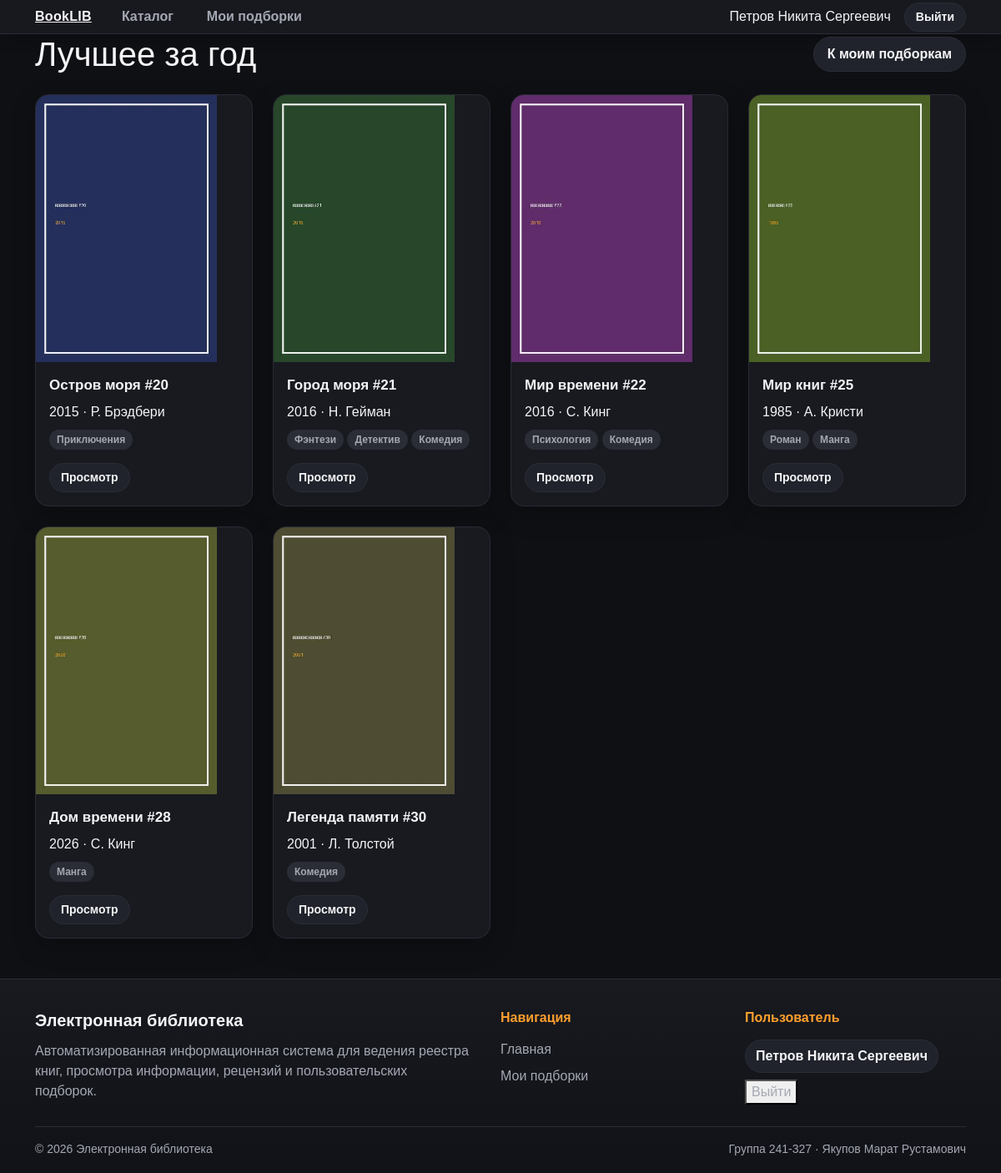
/collections/16/ (signed in), run on the app's committed database.
### users/models.py (models this page shows, shortened)
class Profile(models.Model):
    user = models.OneToOneField(
        User,
        on_delete=models.CASCADE
    )
    role = models.ForeignKey(
        Role,
        on_delete=models.CASCADE
    )
    middle_name = models.CharField(
        max_length=100,
        blank=True
    )

### collection/models.py (models this page shows, shortened)
class Collection(models.Model):
    title = models.CharField(
        max_length=255
    )
    user = models.ForeignKey(
        User,
        on_delete=models.CASCADE
    )
    books = models.ManyToManyField(
        Book,
        blank=True
    )

### books/models.py (models this page shows, shortened)
class Book(models.Model):
    title = models.CharField(max_length=255)
    description = models.TextField()
    year = models.IntegerField()
    publisher = models.CharField(max_length=255)
    author = models.CharField(max_length=255)
    pages = models.IntegerField()
    genres = models.ManyToManyField(
        Genre
    )
    created_at = models.DateTimeField(
        auto_now_add=True
    )

class Cover(models.Model):
    book = models.OneToOneField(
        Book,
        on_delete=models.CASCADE,
        related_name='cover'
    )
    image = models.ImageField(
        upload_to='covers/'
    )
    file_name = models.CharField(
        max_length=255
    )
    mime_type = models.CharField(
        max_length=100
    )
    md5_hash = models.CharField(
        max_length=32
    )

class Genre(models.Model):
    name = models.CharField(
        max_length=100,
        unique=True
    )

### collection/views.py (the view)
# urls.py: path('<int:pk>/', views.collection_detail, name='collection_detail'),
def collection_detail(request, pk):
    if not request.user.is_authenticated:
        return deny_no_login(request)
    if not is_regular_user(request.user):
        return deny_no_rights(request)
    collection = get_object_or_404(
        Collection.objects.prefetch_related('books__genres', 'books__cover'),
        pk=pk,
        user=request.user
    )
    return render(request, 'collection/collection_detail.html', {
        'collection': collection,
    })

### collection/views.py (called while the page is built)
def is_regular_user(user):
    return (
        user.is_authenticated
        and hasattr(user, 'profile')
        and user.profile.role.name == 'Пользователь'
    )

### collection/templates/collection/collection_detail.html (shortened to what this page needs)
{% extends 'base.html' %}
{% block content %}
<div class="d-flex justify-content-between align-items-center mb-4 flex-wrap gap-2">
    <h1 class="mb-0">{{ collection.title }}</h1>
    <a href="{% url 'my_collections' %}" class="btn btn-outline-light">К моим подборкам</a>
</div>
<div class="row g-4">
    {% for book in collection.books.all %}
        <div class="col-md-3">
            <div class="card-dark book-card h-100">
                {% if book.cover %}
                    <img src="{{ book.cover.image.url }}" class="book-cover" alt="{{ book.title }}">
                {% endif %}
                <div class="p-3">
                    <a href="{% url 'book_detail' book.pk %}" class="book-title">{{ book.title }}</a>
                    <div class="text-muted-custom mt-2">{{ book.year }} · {{ book.author }}</div>
                    <div class="mt-2">
                        {% for genre in book.genres.all %}
                            <span class="badge text-bg-secondary">{{ genre.name }}</span>
                        {% endfor %}
                    </div>
                    <div class="mt-3">
                        <a href="{% url 'book_detail' book.pk %}" class="btn btn-sm btn-outline-light">Просмотр</a>
                    </div>
                </div>
            </div>
        </div>
    {% empty %}
        <p>В этой подборке пока нет книг.</p>
    {% endfor %}
</div>
{% endblock %}

### templates/base.html (shortened to what this page needs)
{% load static %}
<!doctype html>
<html lang="ru">
<head>
    <link href="https://cdn.jsdelivr.net/npm/bootstrap@5.3.3/dist/css/bootstrap.min.css" rel="stylesheet">
    <link href="{% static 'css/main.css' %}" rel="stylesheet">
</head>
<body>
<header class="topbar">
    <div class="container d-flex align-items-center justify-content-between flex-wrap gap-3">
        <div class="d-flex align-items-center gap-4 flex-wrap">
            <a href="{% url 'home' %}" class="brand">BookLIB</a>
            <nav class="nav gap-3">
                <a href="{% url 'home' %}" class="nav-link">Каталог</a>
                {% if user.is_authenticated and user.profile.role.name == 'Пользователь' %}
                    <a href="{% url 'my_collections' %}" class="nav-link">Мои подборки</a>
                {% endif %}
            </nav>
        </div>
        <div class="user-area d-flex align-items-center gap-3 ms-auto">
            {% if user.is_authenticated %}
                <span class="user-fullname text-nowrap">
                    {% if user.last_name or user.first_name %}
                        {{ user.last_name }} {{ user.first_name }}{% if user.profile.middle_name %} {{ user.profile.middle_name }}{% endif %}
                    {% else %}
                        {{ user.username }}
                    {% endif %}
                </span>
                <form method="post" action="{% url 'logout' %}" class="m-0">
                    <button class="btn btn-sm btn-outline-light">Выйти</button>
                </form>
            {% else %}
                <a href="{% url 'login' %}" class="btn btn-sm btn-warning auth-open-btn">Войти / Регистрация</a>
            {% endif %}
        </div>
    </div>
</header>
<main class="container page">
    {% block content %}{% endblock %}
</main>
{% block footer %}
<footer class="site-footer mt-5">
    <div class="container">
        <div class="footer-inner">
            <div class="footer-brand">
                <div class="footer-logo">Электронная библиотека</div>
                <div class="footer-text">
                    Автоматизированная информационная система для ведения реестра книг,
                    просмотра информации, рецензий и пользовательских подборок.
                </div>
            </div>
            <div class="footer-section">
                <div class="footer-title">Навигация</div>
                <a href="/" class="footer-link">Главная</a>
                {% if user.is_authenticated and user.profile.role.name == 'Пользователь' %}
                    <a href="{% url 'my_collections' %}" class="footer-link">Мои подборки</a>
                {% endif %}
            </div>
            <div class="footer-section">
                <div class="footer-title">Пользователь</div>
                {% if user.is_authenticated %}
                    <div class="footer-user">
                        {{ user.last_name }} {{ user.first_name }}
                        {% if user.profile.middle_name %}
                            {{ user.profile.middle_name }}
                        {% endif %}
                    </div>
                    <form method="post" action="{% url 'logout' %}" class="m-0">
                        <button type="submit" class="footer-link footer-button">Выйти</button>
                    </form>
                {% else %}
                    <a href="{% url 'login' %}" class="footer-link">Войти / Регистрация</a>
                {% endif %}
            </div>
        </div>
        <div class="footer-bottom">
            <span>© 2026 Электронная библиотека</span>
            <span>Группа 241-327 · Якупов Марат Рустамович</span>
        </div>
    </div>
</footer>
{% endblock %}
</body>
</html>

### static/css/main.css (style rules this page uses)
:root { --bg: #0f1014; --panel: #181a20; --panel-2: #20232b; --panel-3: #2a2d36; --text: #f5f5f7; --muted: #a4a8b3; --accent: #ff9f2d; --accent-hover: #ffb14a; --danger: #ff4d4f; --radius: 16px; }
body { background: var(--bg); color: var(--text); font-family: Arial, sans-serif; }
.topbar { background: rgba(24, 26, 32, 0.96); border-bottom: 1px solid #2a2d36; box-shadow: 0 4px 18px rgba(0, 0, 0, 0.25); }
.brand { color: var(--text); font-weight: 800; letter-spacing: 0.3px; }
.nav-link { color: var(--muted); font-weight: 600; border-radius: 999px; padding: 8px 12px; transition: 0.2s; }
.btn { border-radius: 999px; font-weight: 700; padding: 8px 16px; border-width: 1px; transition: 0.2s ease; }
.btn-sm { padding: 6px 13px; font-size: 14px; }
.btn-outline-light { color: var(--text); border-color: var(--panel-3); background: var(--panel-2); }
.card-dark { background: var(--panel); border: 1px solid #282b34; border-radius: var(--radius); overflow: hidden; box-shadow: 0 10px 30px rgba(0, 0, 0, 0.22); transition: 0.2s ease; }
.book-cover { height: 320px; object-fit: cover; background: var(--panel-2); }
.book-title { color: var(--text); font-size: 17px; font-weight: 800; text-decoration: none; line-height: 1.25; }
.badge { border-radius: 999px; font-weight: 600; padding: 6px 9px; }
.text-bg-secondary { background: var(--panel-3) !important; color: var(--muted) !important; }
.site-footer { background: linear-gradient(180deg, rgba(24, 26, 32, 0.96), #111217); border-top: 1px solid #2a2d36; color: var(--text); padding: 34px 0 18px; }
.footer-inner { display: grid; grid-template-columns: 2fr 1fr 1fr; gap: 28px; align-items: flex-start; }
.footer-logo { font-size: 20px; font-weight: 800; color: var(--text); margin-bottom: 10px; }
.footer-text { color: var(--muted); line-height: 1.5; max-width: 520px; }
.footer-section { display: flex; flex-direction: column; gap: 8px; }
.footer-title { font-weight: 800; color: var(--accent); margin-bottom: 6px; }
.footer-link { color: var(--muted); text-decoration: none; transition: 0.2s; }
.footer-user { color: var(--text); font-weight: 700; background: var(--panel-2); border: 1px solid #2a2d36; border-radius: 999px; padding: 7px 12px; width: fit-content; }
.footer-bottom { margin-top: 26px; padding-top: 16px; border-top: 1px solid #2a2d36; display: flex; justify-content: space-between; gap: 12px; color: var(--muted); font-size: 14px; }
.btn, .card-dark, .footer-link, .auth-tab { transition: background-color 0.2s ease, color 0.2s ease, border-color 0.2s ease, box-shadow 0.2s ease; }

### data on the page
Collection: title "Лучшее за год"
Book: cover.image (picture), title "Остров моря #20", year "2015", author "Р. Брэдбери"
Genre: name "Приключения"
Book: cover.image (picture), title "Город моря #21", year "2016", author "Н. Гейман"
Genre: name "Фэнтези"
Genre: name "Детектив"
Genre: name "Комедия"
Book: cover.image (picture), title "Мир времени #22", year "2016", author "С. Кинг"
Genre: name "Психология"
Book: cover.image (picture), title "Мир книг #25", year "1985", author "А. Кристи"
Genre: name "Роман"
Genre: name "Манга"
Book: cover.image (picture), title "Дом времени #28", year "2026", author "С. Кинг"
Book: cover.image (picture), title "Легенда памяти #30", year "2001", author "Л. Толстой"

### other printed values
{{ user.last_name }} "Петров"
{{ user.first_name }} "Никита"
{{ user.profile.middle_name }} "Сергеевич"
